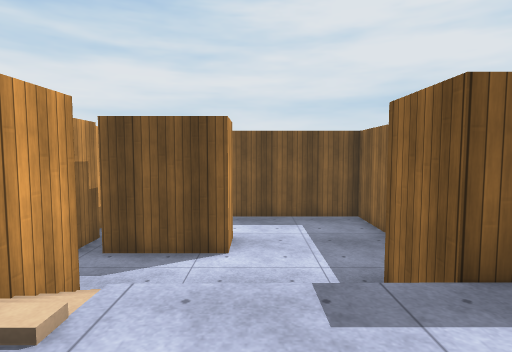
[1] (above)

14 first-person views from a walk through a Unity game level. The camera is 1.3 m above the floor, tilts 4° down and sees 80° across. The floor is counted in squares, 1 m on a side. Each view is taken from the middle of a square. On the plan, view 1 faces up. The plan holds only what a view shows up to about 14 squares ahead; the rest is blank. The place goes on beyond the plan. Surface patterns are stand-ins for the level's own textures.

[2]
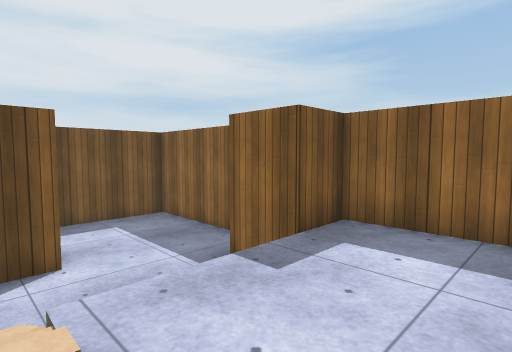

[3]
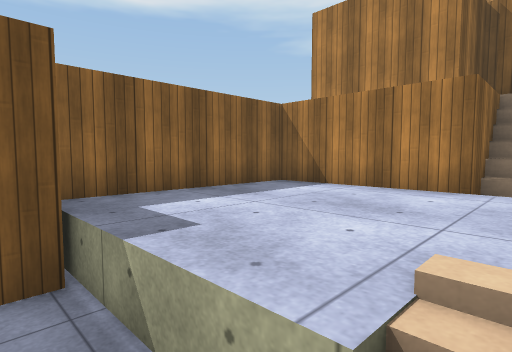

[4]
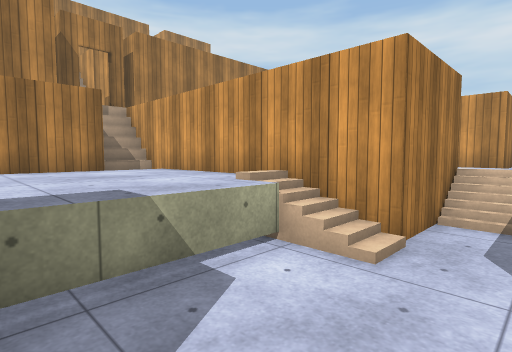

[5]
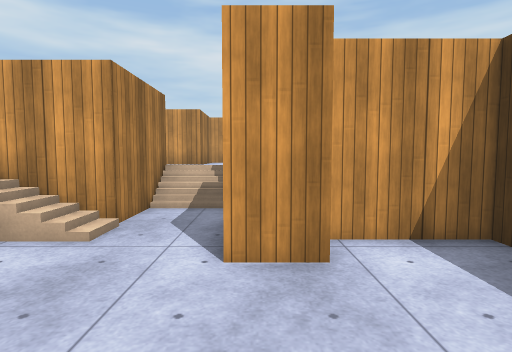

[6]
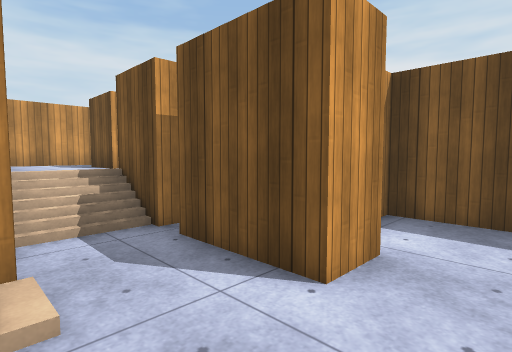

[7]
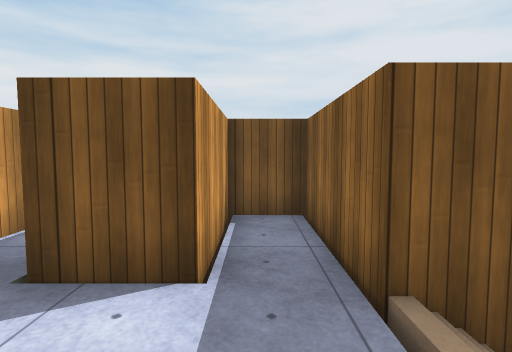

[8]
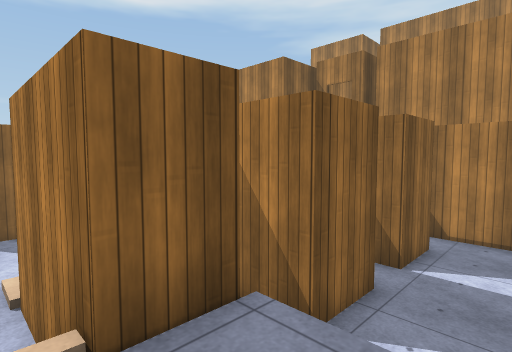

[9]
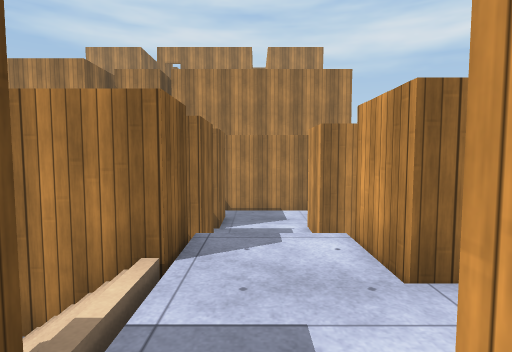

[10]
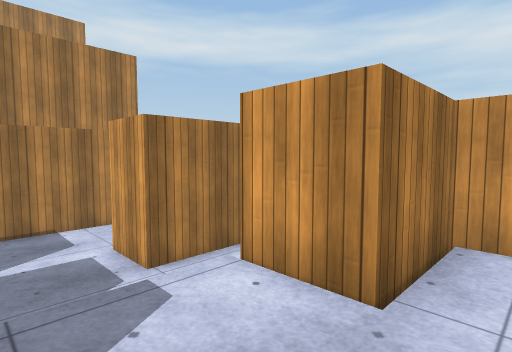

[11]
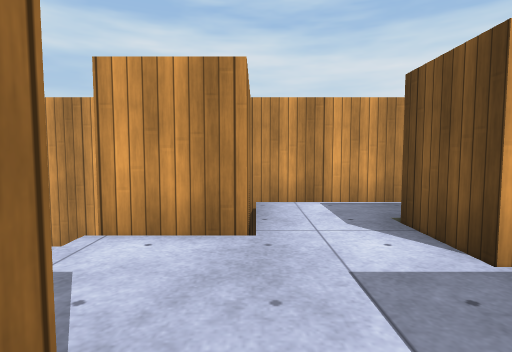

[12]
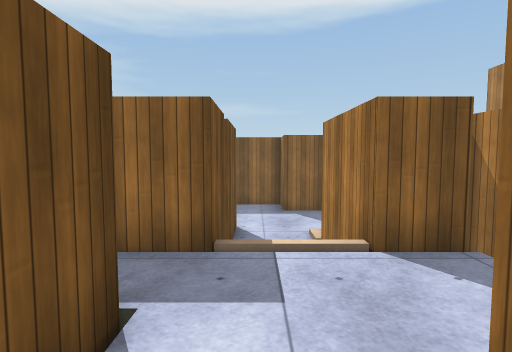

[13]
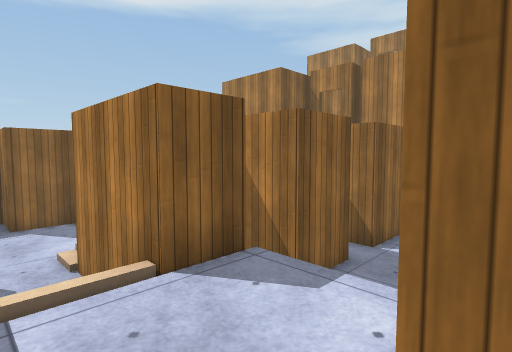

[14]
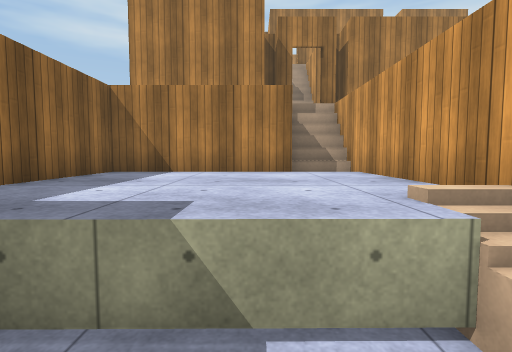

### Floor plan
Key: @ floor where view 1 was taken; # wall or solid block; x gap in a wall; . main floor; - floor 1 m lower than the main floor; / step, stairs or slope; v drop or lower ground; O other object.
Columns run from 11 left of view 1 to 4 right of it. Each row starts with its distance up from view 1.
 11    ###   #######
 10    #.#   #-----#
  9 #  #.#   #-----#
  8 #. #.##  ##----#
  7 #.##.######----#
  6 #...../--------#
  5 ###.../------###
  4   #..####/---#
  3   vvv. ##//..###
  2 #   vvv##/.....#
  1 #vvvvv  #......#
  0 #v#vvv  #..@...#
 -1   vvvvv #......#
 -2   vvvv  #......#
 -3   vvv-###/######
 -4  vvvvv  #O#vvvv
 -5         vOvv
 -6 #vvvvvvv#x#v
 -7         # #v

Positions as (right, up) in squares from view 1, and headings:
1: (0, 0), facing up
2: (-2, 0), facing up-right
3: (-2, 4), facing down-right
4: (2, 6), facing down-left
5: (3, 7), facing left
6: (1, 4), facing up-left
7: (-7, 4), facing up
8: (-8, 5), facing down-right
9: (-7, 8), facing down
10: (-6, 6), facing down-left
11: (-5, 5), facing left
12: (-10, 6), facing right
13: (-9, 6), facing down-right
14: (0, 5), facing down
